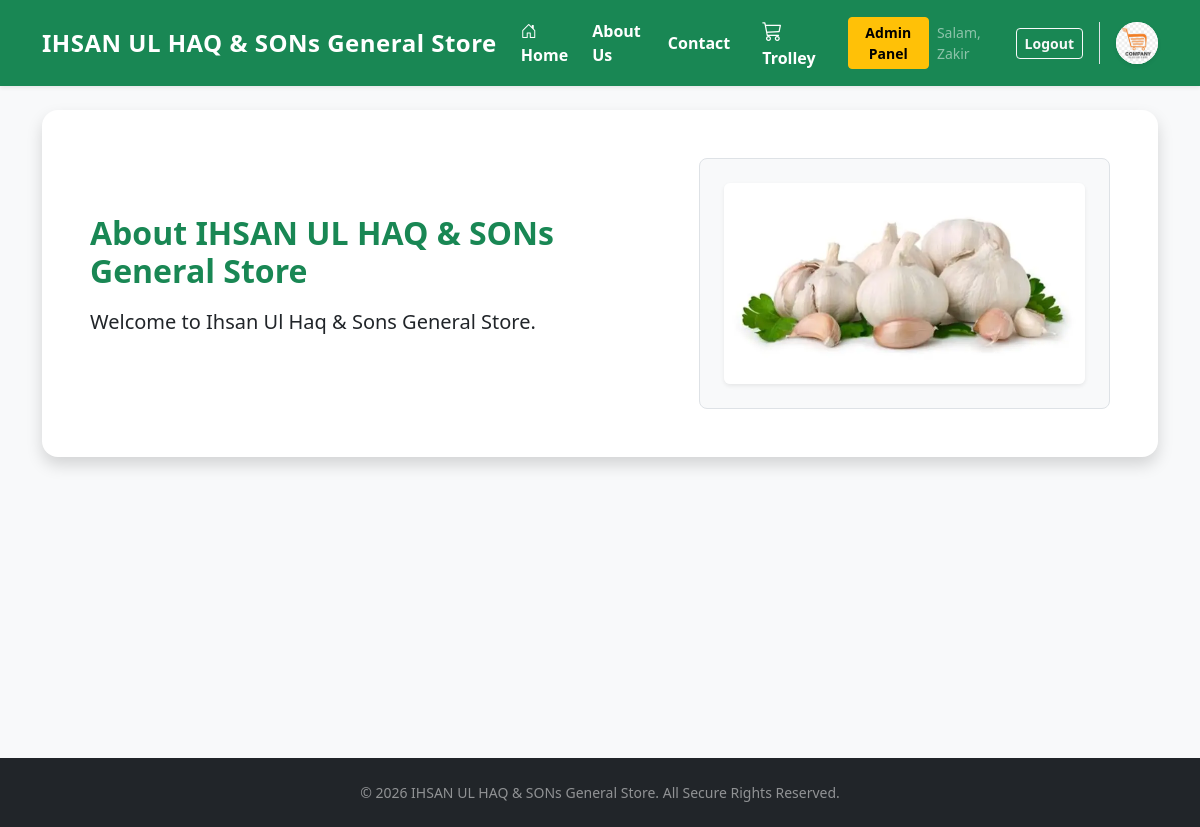
The page /about (signed in) on the database its author committed.
### tables this page shows
CREATE TABLE site_settings (key TEXT PRIMARY KEY, value TEXT);

### routes/customer.py (the view)
@customer_bp.route('/about')
def about():
    return render_template('about.html')

### database/db_handler.py (called while the page is built)
def get_db_connection():
    conn = sqlite3.connect(DATABASE_NAME)
    conn.row_factory = sqlite3.Row
    return conn

### templates/about.html
{% extends "base.html" %}
{% block content %}
<div class="card shadow border-0 p-5 rounded-4 bg-white">
    <div class="row align-items-center">
        <div class="col-md-7">
            <h2 class="fw-bold text-success mb-3">About {{ site_title }}</h2>
            <p class="lead text-dark">{{ about_text or 'Welcome to Ihsan Ul Haq & Sons General Store.' }}</p>
        </div>
        <div class="col-md-5 text-center">
            <div class="p-4 bg-light rounded-3 border d-flex align-items-center justify-content-center" style="min-height: 250px;">
                {% if site_cover %}
                    <img src="{{ site_cover }}" class="img-fluid rounded shadow-sm" style="max-height: 220px; object-fit: cover;" alt="Store Cover">
                {% else %}
                    <i class="bi bi-building fs-1 text-success"></i>
                {% endif %}
            </div>
        </div>
    </div>
</div>
{% endblock %}

### templates/base.html (shortened to what this page needs)
<!DOCTYPE html>
<html lang="en">
<head>
    <link href="https://cdn.jsdelivr.net/npm/bootstrap@5.3.0/dist/css/bootstrap.min.css" rel="stylesheet">
    <link rel="stylesheet" href="https://cdn.jsdelivr.net/npm/bootstrap-icons@1.10.5/font/bootstrap-icons.css">
    <link rel="stylesheet" href="/static/css/style.css">
</head>
<body class="bg-light">
    <nav class="navbar navbar-expand-lg navbar-dark bg-success shadow-sm sticky-top">
        <div class="container">
            <a class="navbar-brand fw-bold fs-4" href="{{ url_for('customer.home') }}">{{ site_title }}</a>
            <div class="collapse navbar-collapse" id="navbarNav">
                <ul class="navbar-nav ms-auto align-items-center">
                    <li class="nav-item"><a class="nav-link text-white fw-semibold me-2" href="{{ url_for('customer.home') }}"><i class="bi bi-house-door"></i> Home</a></li>
                    <li class="nav-item"><a class="nav-link text-white fw-semibold me-2" href="{{ url_for('customer.about') }}">About Us</a></li>
                    <li class="nav-item"><a class="nav-link text-white fw-semibold me-3" href="{{ url_for('customer.contact') }}">Contact</a></li>
                    <li class="nav-item">
                        <a class="nav-link text-white fw-semibold position-relative me-4" href="{{ url_for('customer.view_cart') }}">
                            <i class="bi bi-cart3 fs-5"></i> Trolley
                        </a>
                    </li>
                    {% if session.get('user_id') %}
                        {% if session.get('role') == 'admin' %}
                            <li class="nav-item"><a class="btn btn-warning btn-sm fw-bold me-2" href="{{ url_for('admin.dashboard') }}">Admin Panel</a></li>
                        {% endif %}
                        <li class="nav-item text-white-50 me-3 small">Salam, {{ session.get('username') }}</li>
                        <li class="nav-item"><a class="btn btn-outline-light btn-sm fw-semibold me-3" href="{{ url_for('auth.logout') }}">Logout</a></li>
                    {% else %}
                        <li class="nav-item"><a class="nav-link text-white small me-2" href="{{ url_for('auth.login') }}">Login</a></li>
                        <li class="nav-item"><a class="btn btn-light btn-sm text-success fw-bold px-3 ms-2 me-3" href="{{ url_for('auth.register') }}">Sign Up</a></li>
                    {% endif %}
                    <li class="nav-item border-start ps-3 d-none d-lg-block">
                        <img src="/static/logo.png" alt="Brand Logo" class="rounded-circle bg-white shadow-sm" style="height: 42px; width: 42px; object-fit: contain;" onerror="this.style.display='none'">
                    </li>
                </ul>
            </div>
        </div>
    </nav>
    <div class="container mt-4" style="min-height: 75vh;">
        {% block content %}{% endblock %}
    </div>
    <footer class="bg-dark text-white text-center py-4 mt-5">
        <p class="mb-0 small text-white-50">&copy; 2026 {{ site_title }}. All Secure Rights Reserved.</p>
    </footer>
</body>
</html>

### static/css/style.css (style rules this page uses)
body { display: flex; flex-direction: column; min-height: 100vh; }
.navbar-brand { font-size: 1.5rem; letter-spacing: 0.5px; }
footer { margin-top: auto; }

### rows shown on the page
site_settings: value "IHSAN UL HAQ & SONs General Store"
site_settings: value "Welcome to Ihsan Ul Haq & Sons General Store."
site_settings: value (picture)

### other values the page prints
{{ session.get('username') }} "Zakir"
